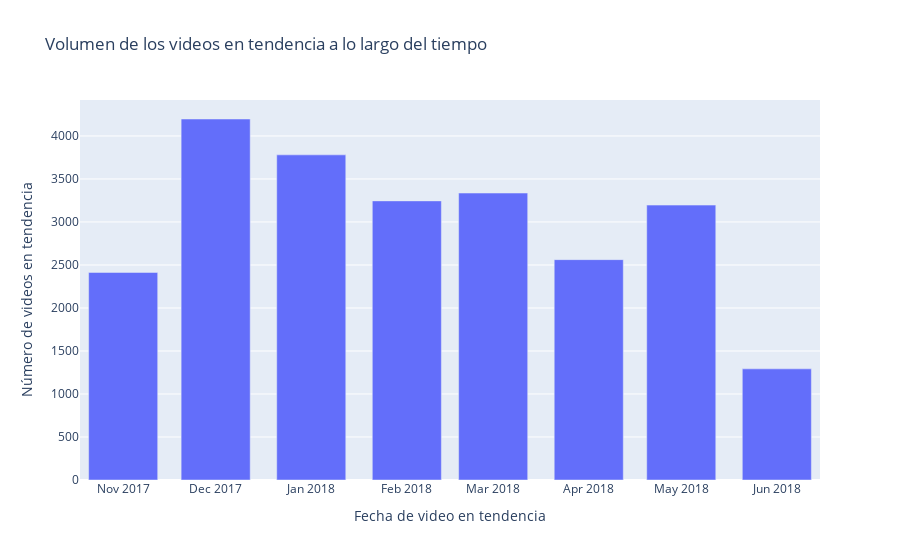

The cell this chart's notebook holds for it:
### Code cell
counts5 = pd.DataFrame(df["trending_date2"].value_counts())
print(counts5)
df.drop(columns = ["trending_date2"], axis = 1, inplace = True)

data = [go.Bar(
    y = counts5['trending_date2'],
    x = counts5.index
)]
layout = go.Layout(
    title = 'Volumen de los videos en tendencia a lo largo del tiempo',
    yaxis = dict(title = 'Número de videos en tendencia'),
    xaxis = dict(title = 'Fecha de video en tendencia')
)

fig = go.Figure(data = data, layout = layout)

fig.iplot()

### Figure 1 — Plotly figure (JSON) as saved in the notebook; plotly's stock layout.template omitted (floating-point values rounded to 4 significant figures)
{"data": [{"type": "bar", "x": ["2017-12", "2018-01", "2018-03", "2018-02", "2018-05", "2018-04", "2017-11", "2018-06"], "y": [4197, 3780, 3336, 3245, 3196, 2562, 2413, 1292]}], "layout": {"title": {"text": "Volumen de los videos en tendencia a lo largo del tiempo"}, "xaxis": {"title": {"text": "Fecha de video en tendencia"}}, "yaxis": {"title": {"text": "Número de videos en tendencia"}}}}
